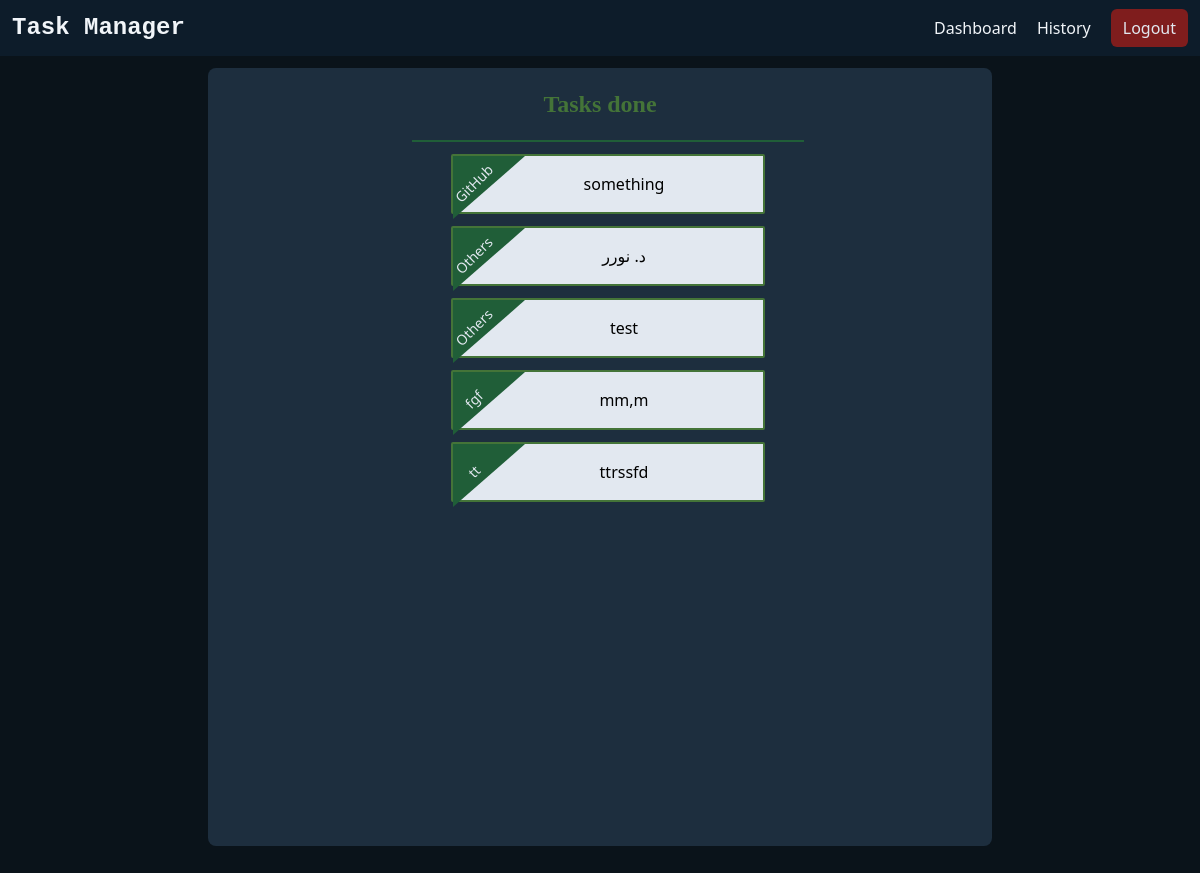
The app's page /reporting/tasks_history/ (signed in) with its own data.
### reporting/models.py (models this page shows)
class CompletedTask(models.Model):
    title = models.CharField(max_length=255, default="Task")
    created_at = models.DateTimeField(null=True, blank=True)
    completed_at = models.DateTimeField(null=True, blank=True)
    category = models.CharField(max_length=255, default="Others")
    user = models.ForeignKey(User, on_delete=models.CASCADE, null=True, blank=True)
    class Meta:
        verbose_name_plural = "Completed Task"

### reporting/views.py (the view)
# urls.py: path('tasks_history/', views.tasks_history, name='tasks_history'),
@login_required
def tasks_history(request):
    completed = CompletedTask.objects.filter(user=request.user).order_by('-completed_at')
    paginator = Paginator(completed, 10)
    page = request.GET.get('page')
    completed = paginator.get_page(page)
    context = {
        "page": completed,
    }
    return render(request, 'reporting/tasks_history.html', context)

### reporting/templates/reporting/tasks_history.html (shortened to what this page needs)
{% include 'core/base.html' %}
{% block content %}
<div class="flex flex-col justify-start items-center bg-[#0a131a] p-3 text-slate-100 w-screen h-screen md:pb-10">
    <div class="flex flex-row justify-start items-start w-4/6 bg-[#1d2e3e] h-4/5 rounded-lg">
        <div class="flex flex-col justify-start items-center space-x-4 mt-5 text-black font-normal w-full">
            <h2 class="text-[#447438] mb-1 md:mb-5 mx-auto font-semibold text-2xl font-serif text-center">Tasks done</h2>
            <div class="border-t-2 border-[#205e38] w-1/2 mx-auto"></div>
            <ul class="list-group w-2/5 mx-auto">
                {% for completed_task in page %}
                <li class="my-3">
                    <div class="relative border-2 border-[#447438] bg-slate-200 p-4 rounded-sm text-center font-normal">
                        <div
                            class="border-t-[63px] border-t-[#205e38] border-r-[72px] border-r-transparent absolute top-0 left-0">
                            <span
                                class="text-sm text-slate-200 font-light transform -rotate-45 absolute top-1/2 left-1/2 -translate-x-1/2 -translate-y-1/2 pl-20 pb-5">
                                {{ completed_task.category }}</span>
                        </div>
                        <div class="pl-8 hover:cursor-pointer">
                            {{ completed_task.title }}
                        </div>
                    </div>
                </li>
                {% endfor %}
            </ul>
        </div>
    </div>
</div>
{% endblock %}

### records on screen
CompletedTask: category "GitHub", title "something"
CompletedTask: category "Others", title "د. نورر"
CompletedTask: category "Others", title "test"
CompletedTask: category "fgf", title "mm,m"
CompletedTask: category "tt", title "ttrssfd"
